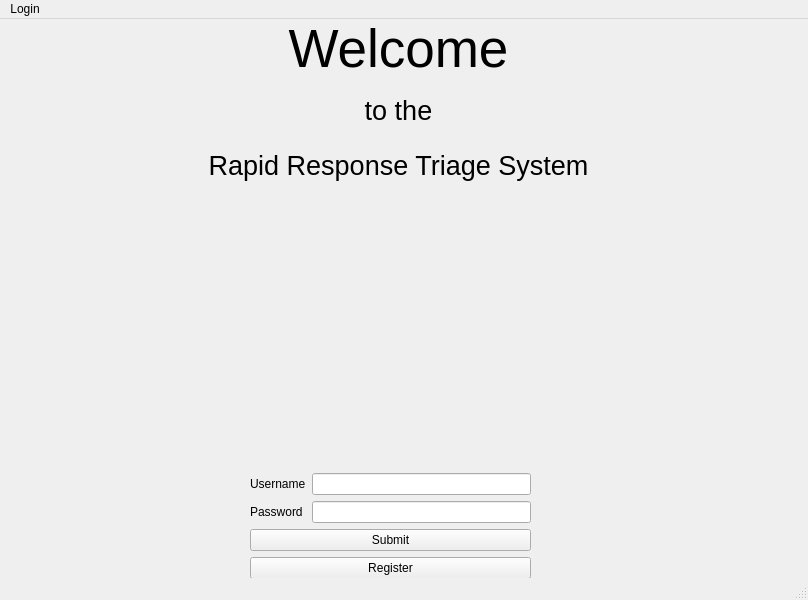
<?xml version="1.0" encoding="UTF-8"?>
<ui version="4.0">
 <class>MainWindow</class>
 <widget class="QMainWindow" name="MainWindow">
  <property name="geometry">
   <rect>
    <x>0</x>
    <y>0</y>
    <width>808</width>
    <height>600</height>
   </rect>
  </property>
  <property name="windowTitle">
   <string>MainWindow</string>
  </property>
  <widget class="QWidget" name="centralwidget">
   <widget class="QLabel" name="label">
    <property name="geometry">
     <rect>
      <x>0</x>
      <y>0</y>
      <width>801</width>
      <height>581</height>
     </rect>
    </property>
    <property name="styleSheet">
     <string notr="true">background-image: url(:/newPrefix/loginimage.png);</string>
    </property>
    <property name="text">
     <string/>
    </property>
    <property name="pixmap">
     <pixmap>loginimage.png</pixmap>
    </property>
    <property name="scaledContents">
     <bool>true</bool>
    </property>
   </widget>
   <widget class="QWidget" name="verticalLayoutWidget">
    <property name="geometry">
     <rect>
      <x>190</x>
      <y>0</y>
      <width>411</width>
      <height>171</height>
     </rect>
    </property>
    <layout class="QVBoxLayout" name="verticalLayout">
     <property name="leftMargin">
      <number>6</number>
     </property>
     <item>
      <widget class="QLabel" name="label_3">
       <property name="font">
        <font>
         <pointsize>40</pointsize>
        </font>
       </property>
       <property name="text">
        <string>Welcome</string>
       </property>
       <property name="alignment">
        <set>Qt::AlignCenter</set>
       </property>
      </widget>
     </item>
     <item>
      <widget class="QLabel" name="label_4">
       <property name="font">
        <font>
         <pointsize>20</pointsize>
        </font>
       </property>
       <property name="text">
        <string>to the</string>
       </property>
       <property name="alignment">
        <set>Qt::AlignCenter</set>
       </property>
      </widget>
     </item>
     <item>
      <widget class="QLabel" name="label_2">
       <property name="font">
        <font>
         <pointsize>20</pointsize>
        </font>
       </property>
       <property name="layoutDirection">
        <enum>Qt::LeftToRight</enum>
       </property>
       <property name="text">
        <string>Rapid Response Triage System</string>
       </property>
       <property name="alignment">
        <set>Qt::AlignCenter</set>
       </property>
      </widget>
     </item>
    </layout>
   </widget>
   <widget class="QWidget" name="gridLayoutWidget">
    <property name="geometry">
     <rect>
      <x>250</x>
      <y>400</y>
      <width>281</width>
      <height>160</height>
     </rect>
    </property>
    <layout class="QGridLayout" name="gridLayout">
     <item row="2" column="0">
      <widget class="QLabel" name="password_label">
       <property name="text">
        <string>Password</string>
       </property>
      </widget>
     </item>
     <item row="1" column="0">
      <widget class="QLabel" name="username_label">
       <property name="text">
        <string>Username</string>
       </property>
      </widget>
     </item>
     <item row="2" column="1">
      <widget class="QLineEdit" name="input_password"/>
     </item>
     <item row="0" column="0" colspan="2">
      <widget class="QLabel" name="displaytext">
       <property name="layoutDirection">
        <enum>Qt::LeftToRight</enum>
       </property>
       <property name="text">
        <string/>
       </property>
       <property name="alignment">
        <set>Qt::AlignCenter</set>
       </property>
      </widget>
     </item>
     <item row="3" column="0" colspan="2">
      <widget class="QPushButton" name="submit">
       <property name="text">
        <string>Submit</string>
       </property>
      </widget>
     </item>
     <item row="1" column="1">
      <widget class="QLineEdit" name="input_username">
       <property name="text">
        <string/>
       </property>
      </widget>
     </item>
     <item row="4" column="0" colspan="2">
      <widget class="QPushButton" name="register_2">
       <property name="text">
        <string>Register</string>
       </property>
      </widget>
     </item>
    </layout>
   </widget>
  </widget>
  <widget class="QMenuBar" name="menubar">
   <property name="geometry">
    <rect>
     <x>0</x>
     <y>0</y>
     <width>808</width>
     <height>26</height>
    </rect>
   </property>
   <widget class="QMenu" name="menuLogin">
    <property name="title">
     <string>Login</string>
    </property>
   </widget>
   <addaction name="menuLogin"/>
  </widget>
  <widget class="QStatusBar" name="statusbar"/>
 </widget>
 <resources/>
 <connections/>
</ui>
